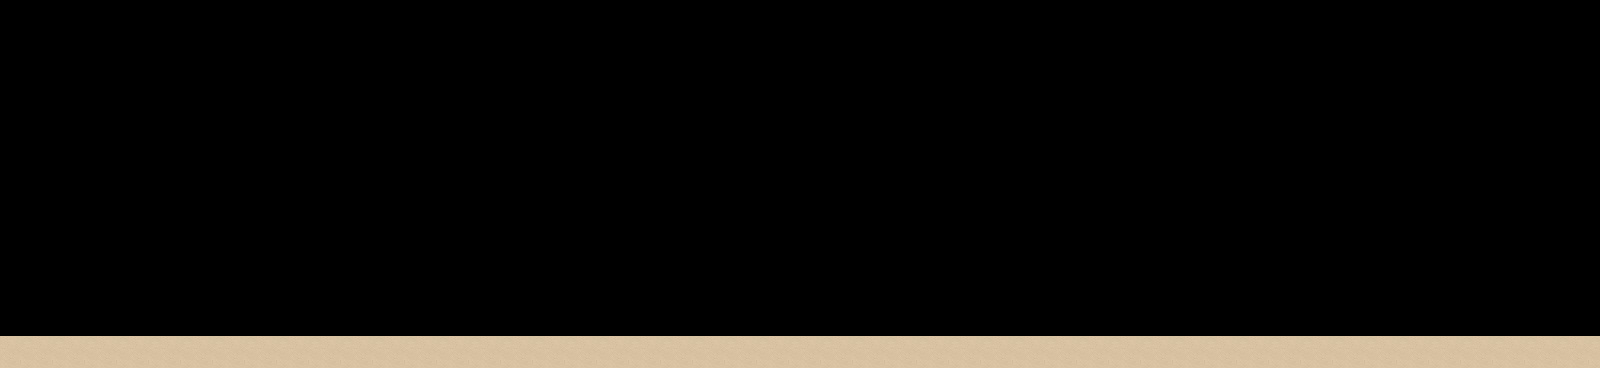

The image is a tile-based game level rendered from a .tmx file. Its description and source (layers, tilesets, objects; grid data summarised) follow:
An orthogonal 100x23 tile map with 16x16 px tiles, 2 tile layers (background, ground), 2 tilesets and 13 objects (2x backgroundObject, 2x npc, portal, foregroundObject, castleGate, ...).

<map version="1.10" tiledversion="1.11.0" orientation="orthogonal" renderorder="right-down" width="100" height="23" tilewidth="16" tileheight="16" infinite="0" nextlayerid="6" nextobjectid="25">
 <editorsettings>
  <export target="../level1.lua" format="lua" />
 </editorsettings>
 <tileset firstgid="1" name="WallTile1(normal)" tilewidth="16" tileheight="16" tilecount="4" columns="2">
  <image source="../../assets/WallTile1(normal).png" width="32" height="32" />
 </tileset>
 <tileset firstgid="5" name="Sand _1" tilewidth="16" tileheight="16" tilecount="4" columns="2">
  <image source="../../assets/Sand _1.jpg" width="32" height="32" />
 </tileset>
 <layer id="5" name="background" width="100" height="23">
  <data>[2300 cells, 0 non-empty, 0 distinct tile ids]</data>
 </layer>
 <layer id="1" name="ground" width="100" height="23">
  <data>[2300 cells, 200 non-empty, 4 distinct tile ids]</data>
 </layer>
 <objectgroup color="#ff0004" id="2" name="solid">
  <properties>
   <property name="collidable" type="bool" value="true" />
  </properties>
  <object id="4" x="0" y="336" width="1600" height="32" />
  <object id="5" x="-10" y="0" width="10" height="368" />
  <object id="6" x="1600" y="0" width="10" height="368" />
 </objectgroup>
 <objectgroup color="#03ff03" id="3" name="entity">
  <object id="10" name="Portal" type="portal" x="678.195" y="304">
   <properties>
    <property name="dX" type="float" value="80" />
    <property name="dY" type="float" value="304" />
    <property name="destination" value="dragonDen" />
    <property name="displayText" value="Dragon's Den" />
    <property name="lock" value="fire" />
   </properties>
   <point />
  </object>
  <object id="12" name="Cave" type="backgroundObject" x="591" y="125" width="349" height="225">
   <properties>
    <property name="anim" type="bool" value="false" />
    <property name="level" type="int" value="2" />
    <property name="type" value="cave" />
   </properties>
  </object>
  <object id="13" name="DesertTexture" type="backgroundObject" x="-577.333" y="212.667" width="2526" height="124">
   <properties>
    <property name="anim" type="bool" value="false" />
    <property name="level" type="int" value="3" />
    <property name="type" value="desertTexture" />
   </properties>
  </object>
  <object id="16" name="Soldier" type="npc" x="432.333" y="303.45">
   <properties>
    <property name="completionStoryItem" value="princessPass" />
    <property name="prerequisiteStoryItem" value="" />
    <property name="storyItemName" value="soldierBadge" />
    <property name="type" value="soldier" />
   </properties>
   <point />
  </object>
  <object id="17" name="Castle Wall" type="foregroundObject" x="1475" y="20" width="125" height="320">
   <properties>
    <property name="anim" type="bool" value="false" />
    <property name="level" type="int" value="1" />
    <property name="type" value="castle" />
   </properties>
  </object>
  <object id="18" name="Soldier" type="npc" x="1420.67" y="303.45">
   <properties>
    <property name="completionStoryItem" value="permanentNPC" />
    <property name="prerequisiteStoryItem" value="princessPass" />
    <property name="storyItemName" value="gatePass" />
    <property name="type" value="soldier" />
   </properties>
   <point />
  </object>
  <object id="22" name="Castle Gate" type="castleGate" x="1557" y="-206" width="43" height="542" />
  <object id="23" name="Mini Game Star Dropper" type="mgStarDropper" x="1040.6" y="100" width="300" height="236" />
 </objectgroup>
 <objectgroup color="#f0f401" id="4" name="spawns">
  <object id="20" name="End" type="end" x="1546" y="304">
   <point />
  </object>
  <object id="21" name="Start" type="start" x="52.67" y="304">
   <point />
  </object>
 </objectgroup>
</map>
